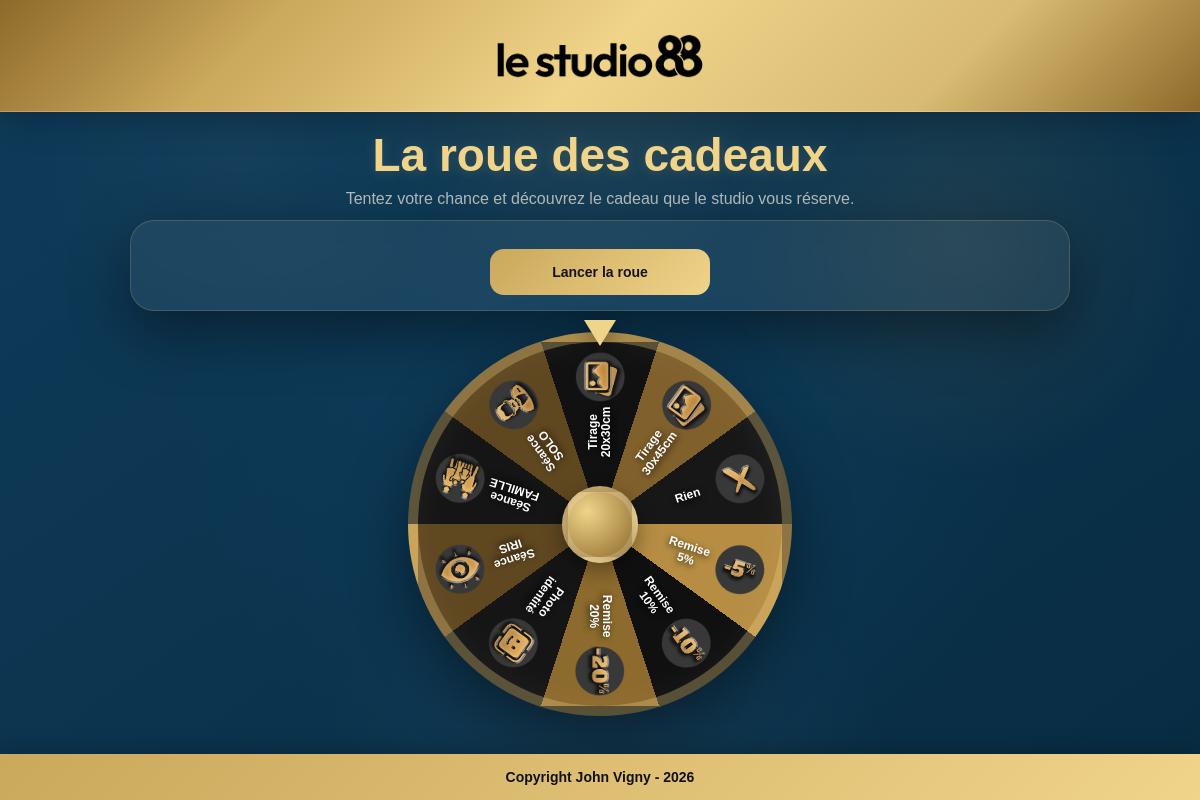
Screenshot of /?list_id=2 with the database file from the repository.
### tables this page shows
CREATE TABLE gifts (
        id INTEGER PRIMARY KEY AUTOINCREMENT,
        gift_list_id INTEGER NOT NULL,
        title TEXT NOT NULL,
        code TEXT,
        weight INTEGER NOT NULL DEFAULT 1,
        image_path TEXT,
        is_active INTEGER NOT NULL DEFAULT 1,
        display_order INTEGER NOT NULL DEFAULT 0,
        created_at TEXT NOT NULL DEFAULT CURRENT_TIMESTAMP, icon_path TEXT, description TEXT,
        FOREIGN KEY (gift_list_id) REFERENCES gift_lists(id) ON DELETE CASCADE
    );

### app.py (the view, shortened to what this page needs)
@app.route("/")
def home():
    list_id = request.args.get("list_id", type=int)
    gift_list = get_active_gift_list(list_id)
    review_mode = request.args.get("review", type=int) == 1
    first_name = request.args.get("first_name", "").strip()
    last_name = request.args.get("last_name", "").strip()
    email = request.args.get("email", "").strip().lower()
    gifts = get_active_gifts_for_list(gift_list["id"])
    wheel_items, wheel_gradient = build_wheel_data(gifts)
    return render_template(
        "index.html",
        gift_list=gift_list,
        wheel_items=wheel_items,
        wheel_gradient=wheel_gradient,
        can_spin=len(gifts) > 0,
        preview_mode=False,
        review_mode=review_mode,
        nom=last_name,
        prenom=first_name,
        email=email
    )

### app.py (called while the page is built, shortened)
def get_db():
    conn = sqlite3.connect(DB_NAME)
    conn.row_factory = sqlite3.Row
    return conn

def split_title_for_wheel(title):
    words = title.strip().split()
    if len(words) <= 1:
        return title
    mid = (len(words) + 1) // 2
    line1 = " ".join(words[:mid])
    line2 = " ".join(words[mid:])
    return f"{line1}<br>{line2}"

def get_active_gift_list(selected_list_id=None):
    conn = get_db()
    c = conn.cursor()
    if selected_list_id:
        c.execute("""
            SELECT * FROM gift_lists
            WHERE id = ? AND is_active = 1
        """, (selected_list_id,))
        gift_list = c.fetchone()
        if gift_list:
            conn.close()
            return gift_list

def get_active_gifts_for_list(gift_list_id):
    conn = get_db()
    c = conn.cursor()
    c.execute("""
        SELECT *
        FROM gifts
        WHERE gift_list_id = ? AND is_active = 1
        ORDER BY id ASC
    """, (gift_list_id,))
    gifts = c.fetchall()
    conn.close()
    return gifts

### templates/index.html (shortened to what this page needs)
<!DOCTYPE html>
<html lang="fr">
<head>
    <link rel="stylesheet" href="{{ url_for('static', filename='style.css') }}">
</head>
<body>
    <div class="page-bg"></div>
    <main class="homepage-layout">
        <div class="top-branding">
            <div class="logo-banner">
                <img src="{{ url_for('static', filename='logo.png') }}" alt="Studio 88" class="logo">
            </div>
            <h1 class="main-title gold-title">La roue des cadeaux</h1>
            <p class="intro centered-intro">
                {% if gift_list %}
                    {% if review_mode %}
                        Merci pour votre avis {{ prenom }}. <br>
                        Vous pouvez maintenant lancer la roue et découvrir votre cadeau.
                    {% else %}
                        Tentez votre chance et découvrez le cadeau que le studio vous réserve.
                    {% endif %}
                {% else %}
                    Aucune liste active n’est disponible pour le moment.
                {% endif %}
            </p>
        </div>
        {% if gift_list %}
        <form method="POST" action="/spin" class="inline-form-card compact-form-card" id="spinForm">
            {% if review_mode %}
                <input type="hidden" name="nom" value="{{ nom if nom else '' }}">
                <input type="hidden" name="prenom" value="{{ prenom if prenom else '' }}">
                <input type="hidden" name="email" value="{{ email if email else '' }}">
                <button type="submit" class="gold-button centered-button" id="launchButton" {% if not can_spin %}disabled{% endif %}>
                    Lancer la roue
                </button>
            {% else %}
                <button type="submit" class="launch-button centered-button" id="launchButton" {% if not can_spin %}disabled{% endif %}>
                    Lancer la roue
                </button>
            {% endif %}
        </form>
        {% endif %}
        <section class="wheel-panel-centered">
            <div class="wheel-stage">
                <div class="pointer"></div>
                <div class="wheel-shell large-wheel">
                    <div class="wheel-center-glow"></div>
                   <div class="wheel" id="wheel" style="background: {{ wheel_gradient if wheel_gradient else '#111' }};">
                        {% for gift in wheel_items %}
                        <div class="wheel-label" style="--angle: {{ gift.center_angle }}deg;">
                            <div class="wheel-label-text">
                                {{ gift.title_html | safe }}
                            </div>
                            {% if gift.icon_path %}
                            <div class="wheel-icon-wrap">
                                <img src="{{ gift.icon_path }}" alt="{{ gift.title }}">
                            </div>
                            {% endif %}
                        </div>
                        {% endfor %}
                    </div>
                    <div class="wheel-cap"></div>
                </div>
            </div>
        </section>
    </main>
    <footer class="site-footer">
        <p>Copyright John Vigny - 2026</p>
    </footer>
</body>
</html>

### rows the page displays
gifts: title_html "Remise 5%", icon_path (picture)
gifts: title_html "Remise 10%", icon_path (picture)
gifts: title_html "Remise 20%", icon_path (picture)
gifts: title_html "Photo identité", icon_path (picture)
gifts: title_html "Séance IRIS", icon_path (picture)
gifts: title_html "Séance FAMILLE", icon_path (picture)
gifts: title_html "Séance SOLO", icon_path (picture)
gifts: title_html "Tirage 20x30cm", icon_path (picture)
gifts: title_html "Tirage 30x45cm", icon_path (picture)
gifts: title_html "Rien", icon_path (picture)
